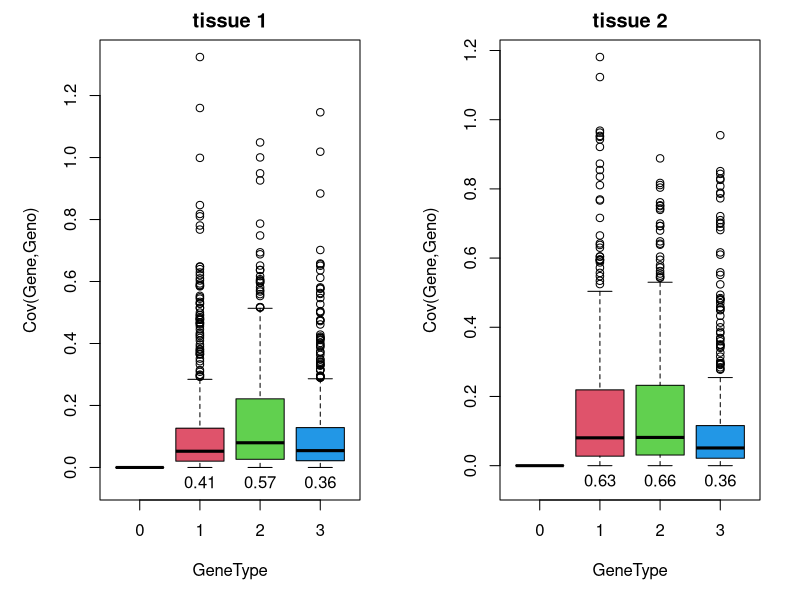
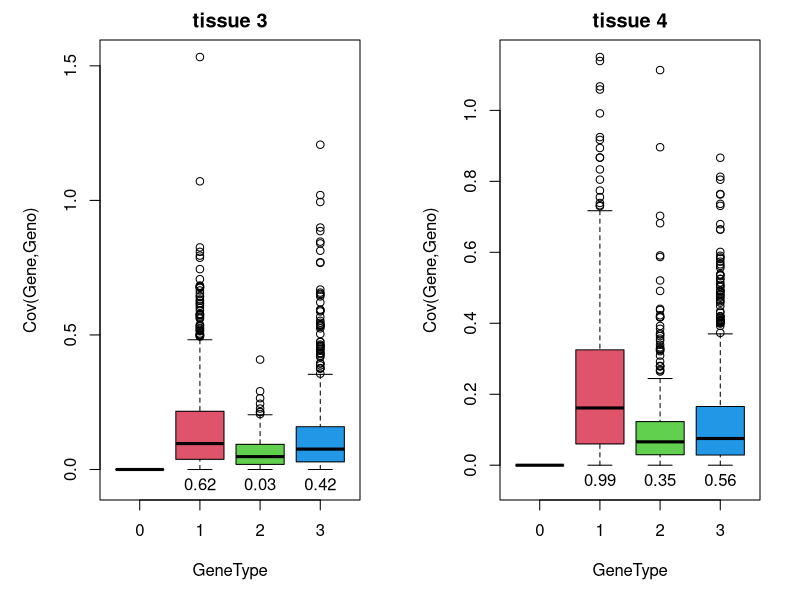
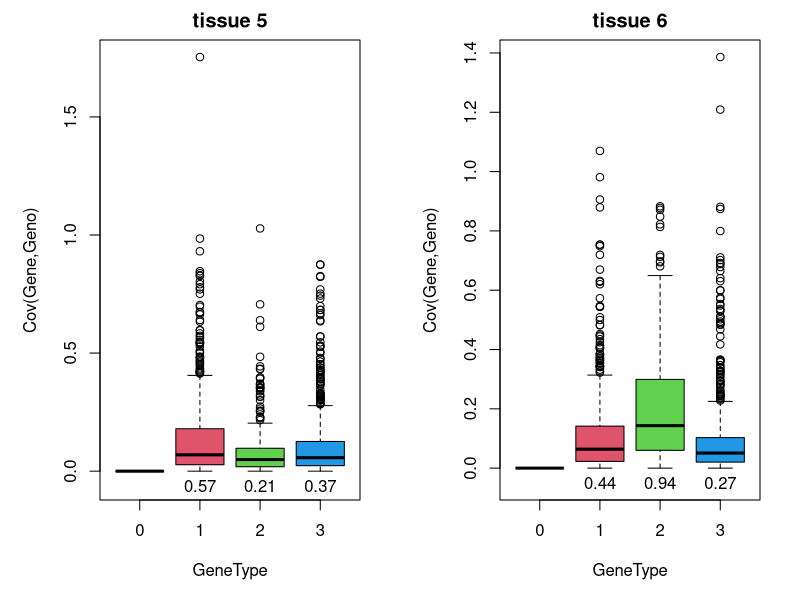
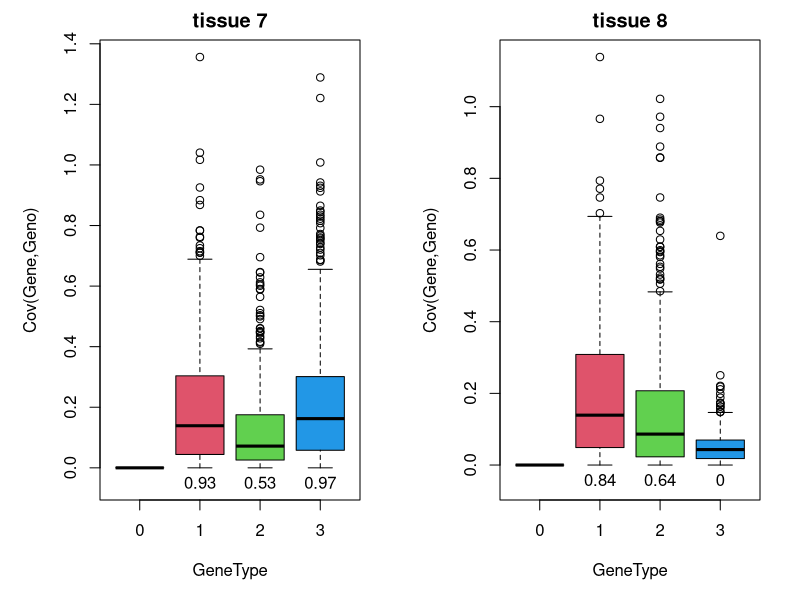
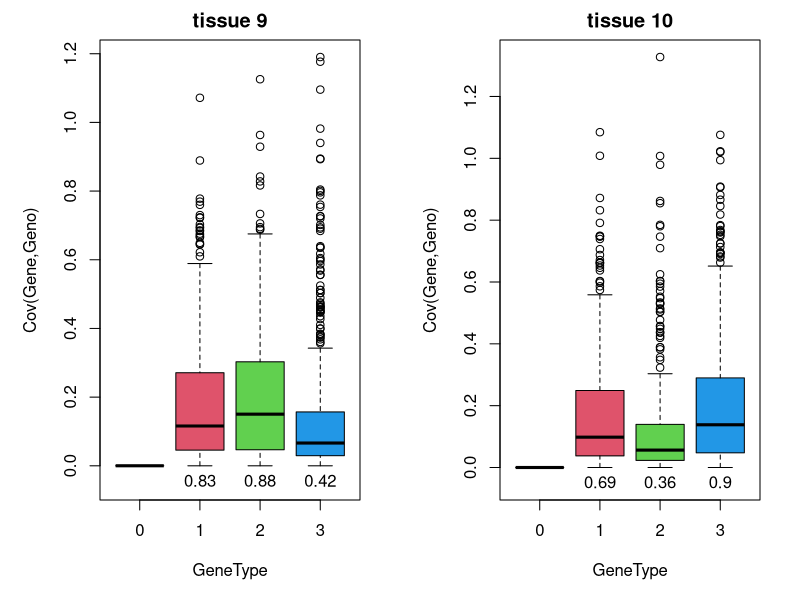
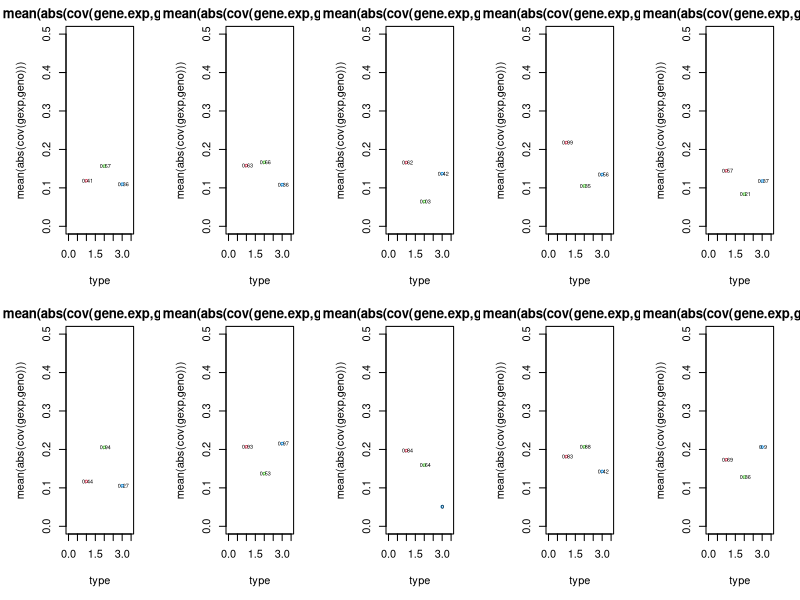
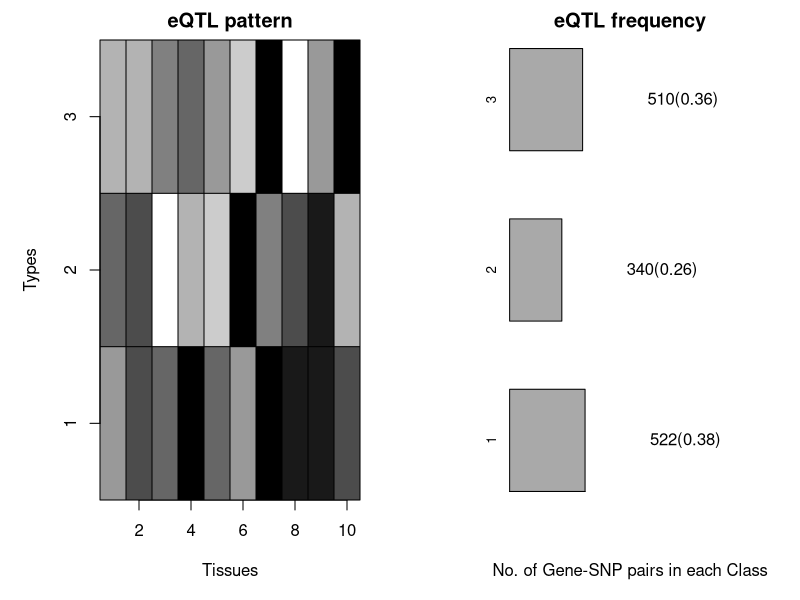

Write R code to recreate these figures, in order.
## ---- chunk 1
library("MASS")
#install.packages("gtools")
library(gtools)
dir.name="/Users/sarahurbut/genexp/"
## ---- chunk 2
nb.snps=100000
snps=seq(1,nb.snps)
# anno.snps=sapply(snps,function(x){
#   paste("rs",x,sep='')})
nb.genes=2000
##record gene.pos in terms of SNPs - e.g., a gene falls every 5 SNPS###
#gene.pos=seq(1,nb.snps,nb.snps/nb.genes)
n.inds=100
## ---- chunk 3
K=3
S=10
#pi0=rbeta(1,1,1) ##prob gene has no eQTL
pi0=0.3
## ---- chunk 4
set.seed(771)
gender=rbinom(n.inds,1,prob=0.5)
## ---- chunk 5
set.seed(707)
MAF=rbeta(nb.snps,1,1)
###Simulate genotypes in an n x v snps matrix such that each row corresponds to an individuals genotype vector##
n.geno=sapply(MAF,function(x)
  {rbinom(n=n.inds,prob=x,size=2)})
## ---- chunk 6
set.seed(771)
(pis=rdirichlet(1,alpha=rep(1,K)))
## ---- chunk 7
set.seed(302)
###simulate type identity according to pi proportion##
type=sapply(rep(0,nb.snps),function(x){
    assign.vec=rmultinom(n=1,size=1,prob=pis)
    which(assign.vec==1)}
    )
sum(type==1)/length(type)
sum(type==2)/length(type)
sum(type==3)/length(type)
## ---- chunk 8
set.seed(111)
qmat=matrix(NA,nrow=K,ncol=S)
(q.mat=t(apply(qmat,1,function(x){
    x=rbeta(S,1,1)##generate predilection towards config from uniform
    })))
## ---- chunk 9
####Simulate covariance matrix of effect sizes, same for each gene##
oma2.plus.phi2 <- 0.8^2 # prior variance of subgroup SNP effect
oma2.over.oma2.plus.phi2 <- 3/4 # homogeneity
oma2 <- oma2.plus.phi2 * oma2.over.oma2.plus.phi2 # prior var of avg SNP effect
phi2 <- oma2.plus.phi2 * (1 - oma2.over.oma2.plus.phi2) # prior var of subgroup SNP effect, given avg effect
Sigma.beta.g <- matrix(rep(oma2, S^2),S, S) +
  diag(rep(phi2, S), S, S)
##Simulate covariance matrix of the errors, where we assume no covariance between tissues or individuals (i.e., matrix of multivariate normal S dimensional vectors###
###Key is assuming tissues and individuals are independent###
cov.err.S <- diag(S)
## ---- chunk 10
set.seed(717)
###Create covariate matrix, using inverse gamma prior on variance ###
Sigma.beta.c <- diag(x=1 / rgamma(S, 2, 1),
                     nrow=S, ncol=S)
X.c <- cbind(rep(1, n.inds),gender)#use gender as a covariate
###TissueSpecific covariate effect##
B.c <- matrix(mvrnorm(n=2, mu=rep(0, S),
                      Sigma=Sigma.beta.c),
              nrow=2, ncol=S)
## ---- chunk 11
set.seed(500)
####Initialize DataFrames###
mean.exp=matrix(NA,nrow=nb.genes,ncol=S)
var.exp=matrix(NA,nrow=nb.genes,ncol=S)
cov.eQTL=matrix(NA,nrow=nb.genes,ncol=S)
truth=NULL

configurations=matrix(NA,nrow=nb.genes,ncol=S)
gene.type=NULL
for(i in 1:nb.genes){
  if(runif(1)<pi0){
    X=X.c
    B=B.c
  truth[i]=0
  configurations[i,] = rep(0,S)
  eqtn=0
  gene.type[i]=0
  }
else{
  
  start=50*(i-1)+1
  end=start+49
  cis=snps[start:end]##Specify the cis region
  eqtn=sample(cis,1)##sample the SNP from the chosen region, given that it contains an eQTN
  truth[i]=eqtn
  class=type[eqtn]##membership of the ith SNP
  gene.type[i]=class
  ##generate active tissues according to SNPs type membership#
  probs=q.mat[class,]
  config=sapply(probs,function(x){
  rbinom(1,1,prob=x)})
    configurations[i,] = config
    X.g <- matrix(n.geno[,eqtn], ncol=1)
    B.g <- matrix(mvrnorm(n=1, mu=rep(0, S),Sigma=Sigma.beta.g),nrow=1, ncol=S)
    B.g[1, which(config == 0)] <- 0
    E <- mvrnorm(n=n.inds, mu=rep(0,S),Sigma=cov.err.S)##draw each individuals ERROR vector from E_S(0,I)
    X <- cbind(X.c, X.g)
    B <- rbind(B.c, B.g)
}
  Y <- X %*% B + E
#print(eqtn)

  #write.table(Y, file=paste0(dir.name,i,"explevels.txt"), quote=F, sep="\t",
           # row.names=T, col.names=T)

mean.exp[i,]=apply(Y,2,mean)
var.exp[i,]=apply(Y,2,var)
if(eqtn==0){cov.eQTL[i,]=rep(0,S)}
else{cov.eQTL[i,]=apply(Y,2,function(x){cov(x,n.geno[,eqtn])})}
}
  
## ---- chunk 12
##########################
###order mean expression by gene.type###
gene.type=as.factor(gene.type)

plot.type=function(cov.eQTL,gene.type,tissue.types){
  par(mfrow=c(1,2),mar=c(5,5,2,2))
  for(i in tissue.types[1]:tissue.types[2]){
  #boxplot(mean.exp[,i]~gene.type,col=1:4,pch=1,xlab="GeneType",ylab="MeanExp",main=paste("tissue",i))
  #boxplot(var.exp[,i]~gene.type,col=1:4,pch=1,xlab="GeneType",ylab="MeanExp",main=paste("tissue",i))
  boxplot(abs(cov.eQTL[,i])~gene.type,ylim=c(-0.05,max(abs(cov.eQTL[,i]))),col=1:4,pch=1,xlab="GeneType",ylab="Cov(Gene,Geno)",main=paste("tissue",i))

  type.probs=round(q.mat[,i],2)
  text(x=2,y=0,type.probs[1],pos=1)
  text(x=3,y=0,type.probs[2],pos=1)
  text(x=4,y=0,type.probs[3],pos=1)
}
}

plot.type(cov.eQTL,gene.type,tissue.types=c(1,2))
plot.type(cov.eQTL,gene.type,tissue.types=c(3,4))
plot.type(cov.eQTL,gene.type,tissue.types=c(5,6))
plot.type(cov.eQTL,gene.type,tissue.types=c(7,8))
plot.type(cov.eQTL,gene.type,tissue.types=c(9,10))

#install.packages("calibrate")
library(calibrate)

par(mfrow=c(2,5))
for(i in 1:S){
X=seq(1:K)
Y=sapply(seq(1:K),function(x){mean(abs(cov.eQTL[gene.type==x,i]))})
plot(X, Y,pch=1,col=2:4,type="p",ylim=c(0,0.5),xlim=c(0,3.5),cex=0.5,main="mean(abs(cov(gene.exp,geno)))",xlab="type",ylab="mean(abs(cov(gexp,geno)))")
library("calibrate")
textxy(X, Y, labs=round(q.mat[,i],2),cex=0.5,offset=.1)
       }

## ---- chunk 13
set.seed(500)
####Initialize DataFrames###
mean.by.geno=matrix(NA,nrow=nb.genes,ncol=3*S)

truth=NULL

configurations=matrix(NA,nrow=nb.genes,ncol=S)
gene.type=NULL
for(i in 1:nb.genes){
  if(runif(1)<pi0){
    X=X.c
    B=B.c
  truth[i]=0
  eqtn=sample(snps,1)##choose any random snp but record that the snp wasn't a true eqtn
  gene.type[i]=0
  configurations[i,] = rep(0,S)
  }
else{
  
  start=50*(i-1)+1
  end=start+49
  cis=snps[start:end]##Specify the cis region
  eqtn=sample(cis,1)##sample the SNP from the chosen region, given that it contains an eQTN
  truth[i]=eqtn
 class=type[eqtn]##membership of the ith SNP
  gene.type[i]=class
  ##generate active tissues according to SNPs type membership#
  probs=q.mat[class,]
  config=sapply(probs,function(x){
  rbinom(1,1,prob=x)})
    configurations[i,] = config
    X.g <- matrix(n.geno[,eqtn], ncol=1)
    B.g <- matrix(mvrnorm(n=1, mu=rep(0, S),Sigma=Sigma.beta.g),nrow=1, ncol=S)
    B.g[1, which(config == 0)] <- 0
    E <- mvrnorm(n=n.inds, mu=rep(0,S),Sigma=cov.err.S)##draw each individuals ERROR vector from E_S(0,I)
    X <- cbind(X.c, X.g)
    B <- rbind(B.c, B.g)
}
  Y <- X %*% B + E

  
 M=(apply(Y,2,function(x){##create a matrix with genotypes in rows and tissues in columns
    
    geno=matrix(n.geno[,eqtn], ncol=1)
    if(length(x[geno==0])==0){dom=0}
    else{dom=mean(x[geno==0])}
    
    if(length(x[geno==1])==0){het=0}
   else{het=mean(x[geno==1])}
    
   if(length(x[geno==2])==0){rec=0}
     else{rec=mean(x[geno==2])}
    c(dom,het,rec)
}))
mean.by.geno[i,] = c((M))##concatenate the rows into 3xS matrix
}

cols=matrix(NA,nrow=S,ncol=3)
  for(i in 1:S){
    for(j in 1:3){
      cols[i,j]=paste("Tissue",i,"Geno",j)
  }
}
colnames(mean.by.geno)=c(cols)
## ---- chunk 14
ones=sum(gene.type==1)
  twos=sum(gene.type==2)
  threes=sum(gene.type==3)

freq.mat=apply(configurations,2,function(x){
  ones=sum(gene.type==1)
  twos=sum(gene.type==2)
  threes=sum(gene.type==3)
 c(sum(x[gene.type==1])/ones,
sum(x[gene.type==2])/twos,
sum(x[gene.type==3])/threes)
})



plot.eQTL=function (freq.mat, pis,title = "eQTL") 
{
    
  
  layout(matrix(1:2, ncol = 2))
    u <- 1:S##Nuber of Tissues
    v <- 1:K##Number of motifs
    image(u, v, t(freq.mat), col = gray(seq(from = 1, 
        to = 0, by = -0.1)), xlab = "Tissues", yaxt = "n", ylab = "Types", 
        main =paste(title, "pattern", sep = " "))
    axis(2, at = 1:length(v))
    
    for (i in 1:(length(u) + 1)) {
        abline(v = (i - 0.5))
    }
    for (i in 1:(length(v) + 1)) {
        abline(h = (i - 0.5))
    }
  Ng = 10000
  
  genecount = matrix(c(ones,twos,threes),nrow=1)
    NK = nrow(q.mat)
    plot(0, 0.7, pch = ".", xlim = c(0, 1.2), ylim = c(0.75, 
        NK + 0.25), frame.plot = FALSE, axes = FALSE, xlab = "No. of Gene-SNP pairs in each Class", 
        ylab = "", main = paste(title, "frequency", sep = " "))
    segments(0, 0.7,pis[1], 0.7)
    rect(0, 1:NK - 0.3, pis, 1:NK + 
        0.3, col = "dark grey")
    mtext(1:NK, at = 1:NK, side = 2, cex = 0.8)
    text(pis + 0.5, 1:NK, labels = paste(genecount,"(",round(pis,2),")",sep=""))
}


plot.eQTL(freq.mat,pis,title="eQTL")
